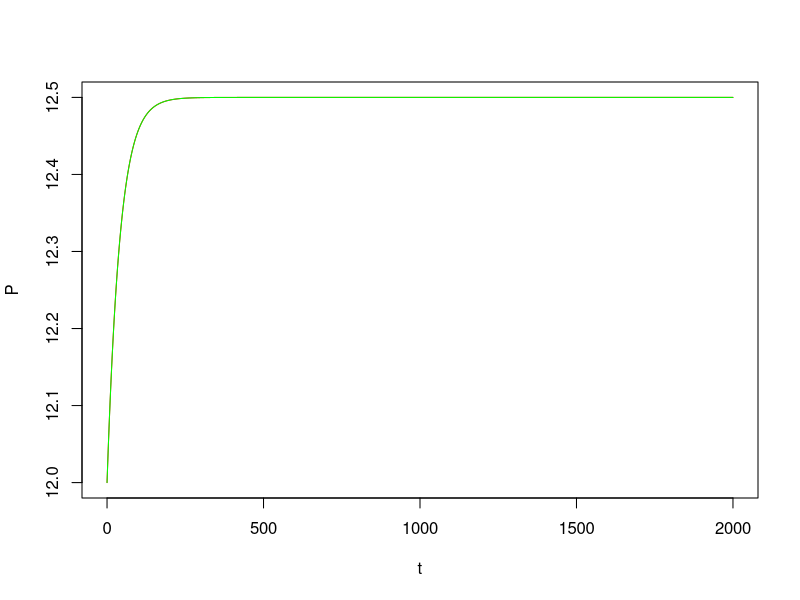

Recreate this plot in R.
rm(list=ls())

f <- \(t, P){return(r*P*(1-P/K))}
EulerI <- function(f, x, y, h){
  return(y+h*f(x,y))
}
EulerIIa <- function(f, x, y, h){
  hpul <- 0.5*h
  return(y+h*f(x+hpul,y+hpul*f(x,y)))
}
EulerIIb <- function(f, x, y, h){
  return(y+0.5*h*(f(x,y)+f(x+h,y+h*f(x,y))))
}
RK4 <- function(f, x, y, h){
  hpul <- 0.5*h
  xpul <- x+hpul
  k1 <- f(x,y)
  k2 <- f(xpul,y+hpul*k1)
  k3 <- f(xpul,y+hpul*k2)
  k4 <- f(x+h, y+h*k3)
  return(y+h*(k1+2*(k2+k3)+k4)/6)
}

r <- 0.025
K <- r/0.002
P0 <- 12
A <- (K-P0)/P0
tmin <- 0
tmax <- 2000
dt <- 0.05
t <- seq(tmin, tmax, dt)
steps <- length(t)
P <- numeric(steps)
P[1] <- P0

for(step in 2:steps){
  P[step] <- RK4(f, t[step-1], P[step-1], dt)
}

plot(t, P, type='l', col='red')
lines(t, K/(1+A*exp(-r*t)), col='green')